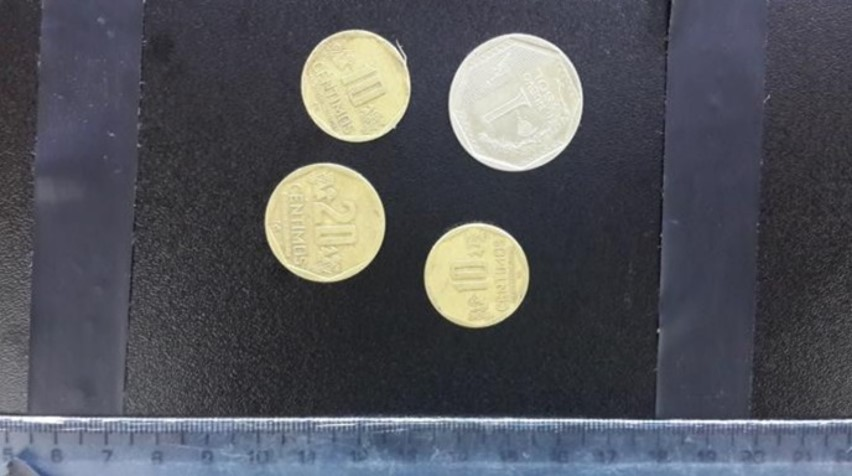
#> input picture Imagenes/moneda3.jpg, 852 x 476 px, found by its file name
$ python Programa32.py
#> lines starting #> are read from the running program, lines starting #| are printed output that depends on the picture; after the words box and inside, x2 and y2 are one past the last pixel; in counts of white or black regions, pixels touching at a corner belong together
import cv2
import numpy as np

moneda = 0.0

img = cv2.imread('C:/Users/Aldo Pizarro/Desktop/Idat_Clases/CicloV/ProcesamientoImg/moneda3.jpg')
#> img is the input picture: shape (476, 852, 3); mean B, G, R 91.8, 85.6, 84
gray = cv2.cvtColor(img, cv2.COLOR_BGR2GRAY)
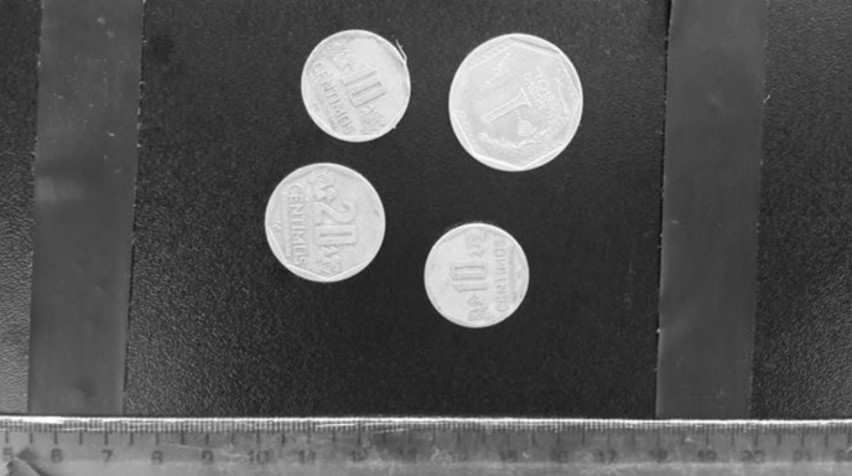
#> gray: shape (476, 852); min 8, max 255, mean 85.9
t,dst = cv2.threshold(gray,143,255,cv2.THRESH_BINARY)
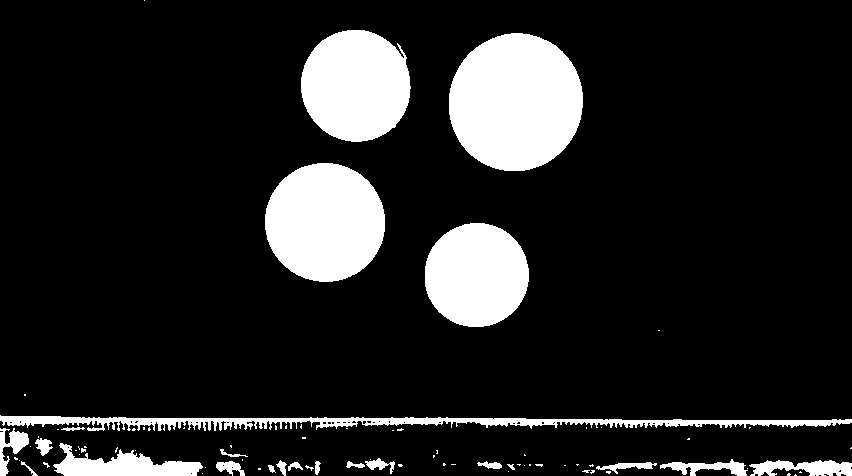
#> dst: shape (476, 852); 13.9% white; 83 white regions (60 under 20 px), largest, box (x1, y1, x2, y2) and area: (449, 33, 583, 171) 14569, (265, 163, 385, 282) 11246, (301, 30, 411, 142) 9704

kernel = np.ones((3,3),np.uint8)
erosion = cv2.erode(dst,kernel,iterations=1)
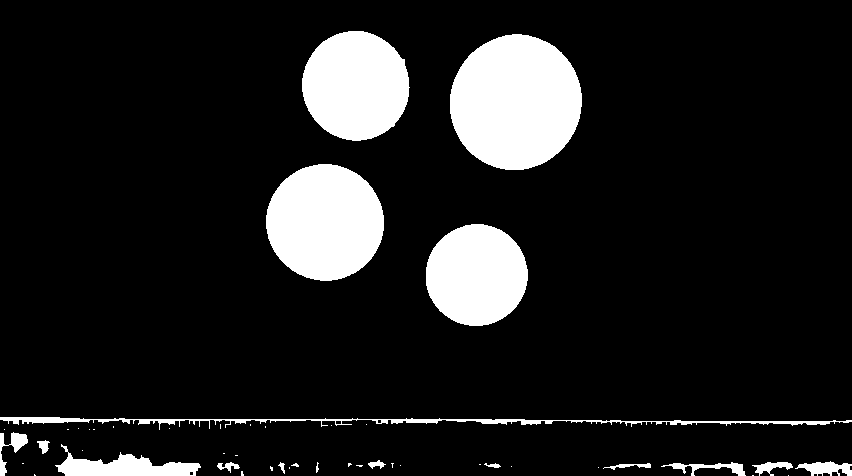
#> erosion: shape (476, 852); 12.1% white; 47 white regions (30 under 20 px), largest, box (x1, y1, x2, y2) and area: (450, 34, 582, 170) 14029, (266, 164, 384, 281) 10772, (302, 31, 410, 141) 9228
dilatacion = cv2.erode(erosion,kernel,iterations=1)
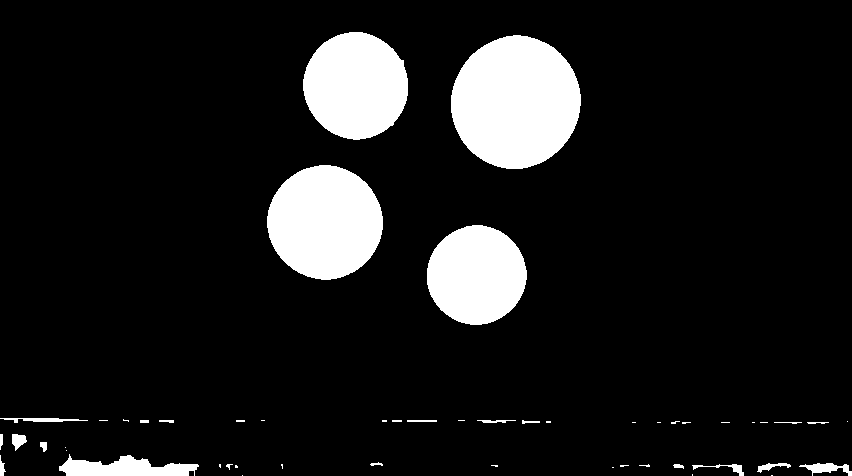
#> dilatacion: shape (476, 852); 10.9% white; 51 white regions (28 under 20 px)

contours,_ = cv2.findContours(dilatacion,cv2.RETR_TREE,cv2.CHAIN_APPROX_SIMPLE)
#> contours = 51 contours, 34 with area under 20; largest, box (x1, y1, x2, y2) and area: (451, 35, 581, 169) 13312, (267, 165, 383, 280) 10144, (303, 32, 408, 140) 8646, (427, 225, 527, 325) 7611, (59, 454, 199, 476) 1720

for c in contours:
    area = cv2.contourArea(c)
    print(area)
    if area > 5000:
        cv2.drawContours(img, [c], 0, (0,255,0), 2, cv2.LINE_AA)
        if area <= 10000:
            moneda =  moneda + 0.1
        if area > 10000 and area <= 11500:
            moneda =  moneda + 0.2
        if area > 11500 and area <= 13000:
            moneda =  moneda + 5.0
        if area > 13000:
            moneda =  moneda + 1.0
#> this loop made 51 passes
#> (area, moneda) on passes 48 to 51: (7611, 0.1), (10144.5, 0.3), (13311.5, 1.3), (8646, 1.4)
#> area on passes 8, 9, 14, 15, 17, 18: 103.5, 24.5, 272, 100.5, 43, 1720
#| 0.0
#| 0.0
#| 0.0
#| 0.0
#| 3.5
#| 2.5
#| 3.5
#| 103.5
#> (further printed lines are left out)
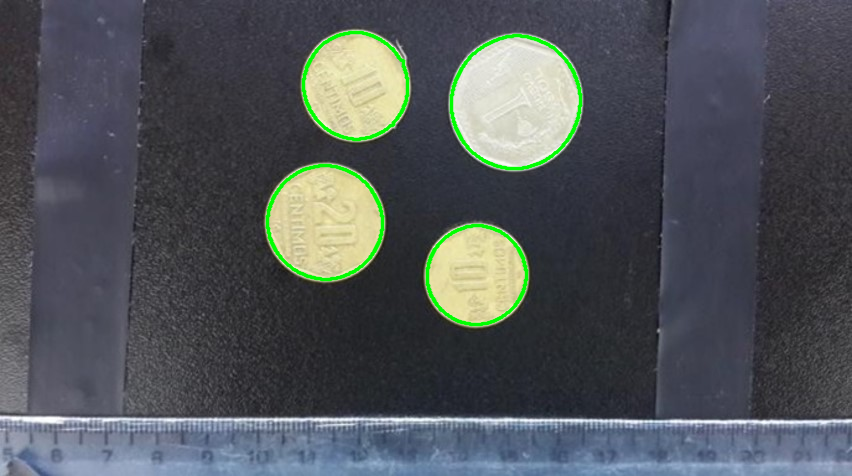
#> img: shape (476, 852, 3); 1.72% of pixels changed, all inside (x1, y1, x2, y2) = (265, 30, 583, 327)
#> after the loop, moneda = 1.4

font = cv2.FONT_HERSHEY_COMPLEX
#> font = 3
cv2.putText(img,"Valor: "+str(round(moneda,2)),(621,23),font,0.8,(0,255,0),2,cv2.LINE_AA)
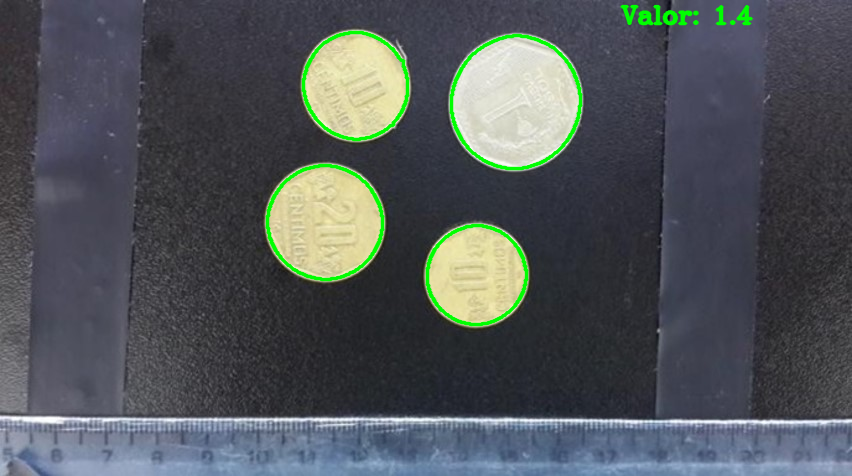
#> img: shape (476, 852, 3); 0.36% of pixels changed, all inside (x1, y1, x2, y2) = (619, 4, 754, 26)
cv2.imshow('1',img)
cv2.waitKey()

$ run again, with Imagenes/moneda2.jpg copied over Imagenes/moneda3.jpg
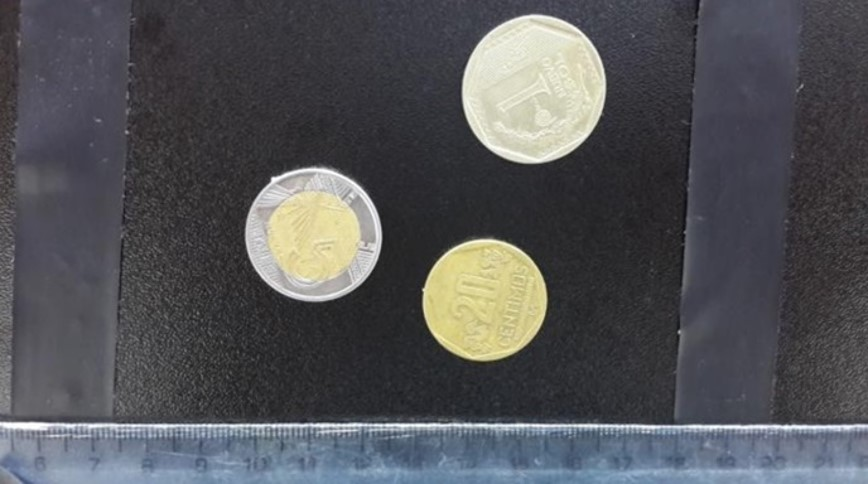
#> input picture Imagenes/moneda2.jpg, 868 x 484 px, found by its file name
#> img is the input picture: shape (484, 868, 3); mean B, G, R 87.6, 84.2, 83.4
#> `t,dst = cv2.threshold(gray,143,255,cv2.THRESH_BINARY)`:
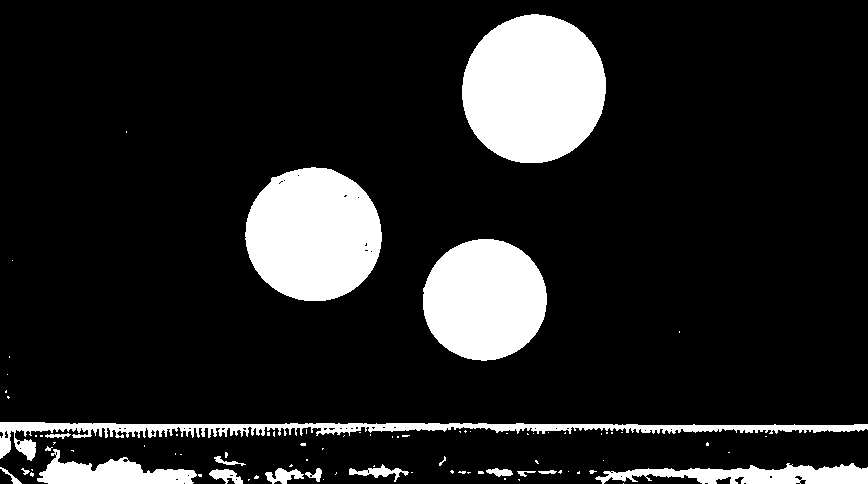
#> dst: shape (484, 868); 13.9% white; 85 white regions (66 under 20 px), largest, box (x1, y1, x2, y2) and area: (462, 14, 606, 163) 16836, (245, 167, 382, 301) 14341, (423, 239, 547, 361) 11858
#> erosion: shape (484, 868); 12.1% white; 65 white regions (48 under 20 px), largest, box (x1, y1, x2, y2) and area: (463, 15, 605, 162) 16254, (246, 168, 381, 300) 13713, (424, 240, 546, 360) 11368
#> dilatacion: shape (484, 868); 10.8% white; 51 white regions (30 under 20 px)
#> contours = 58 contours, 33 with area under 20; largest, box (x1, y1, x2, y2) and area: (464, 16, 604, 161) 15480, (247, 169, 380, 299) 13106, (425, 241, 545, 359) 10720, (45, 461, 193, 484) 2049, (634, 467, 868, 484) 1792
#> the loop `for c in contours:` made 58 passes
#> (area, moneda) on passes 51, 52, 58: (10719.5, 0.2), (13105.5, 1.2), (15480, 2.2)
#> (printed output is left out)
#> after the loop `for c in contours:`: moneda = 2.2
#> font = 3
#> `cv2.putText(img,"Valor: "+str(round(moneda,2)),(621,23),font,0.8,(0,25..`:
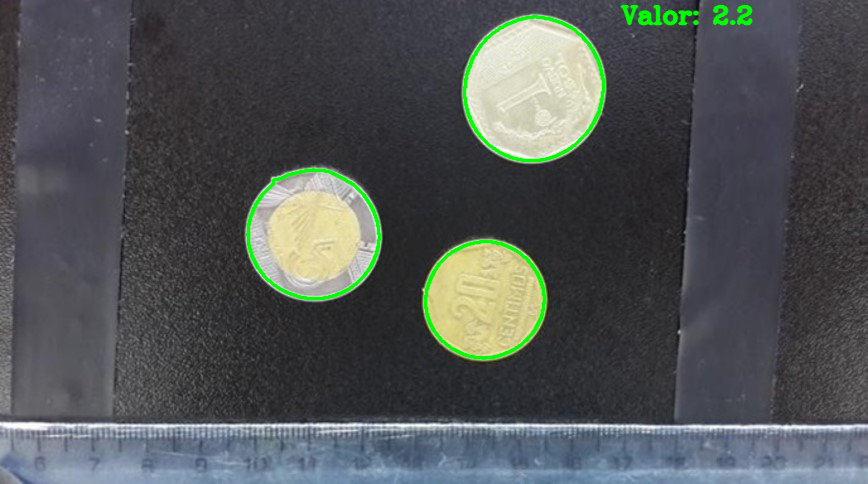
#> img: shape (484, 868, 3); mean B, G, R 85.3, 85.1, 80.9
